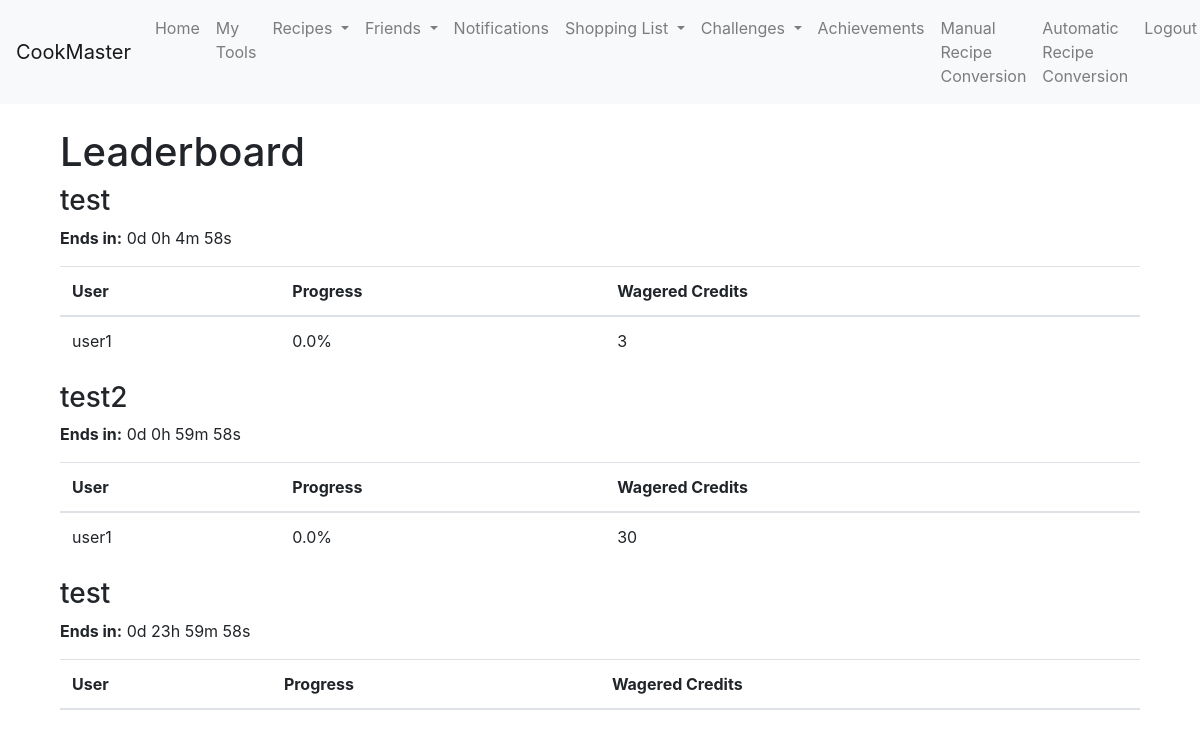
Page /leaderboard (signed in) on the committed database.
### app/models.py (models this page shows, shortened)
class Challenge(db.Model):
    __tablename__ = 'challenge'
    id = db.Column(db.Integer, primary_key=True)
    name = db.Column(db.String(100), nullable=False)
    icon = db.Column(db.String(100))  # Path to the icon
    creator_id = db.Column(db.Integer, db.ForeignKey('user.id'), nullable=False)
    credits_required = db.Column(db.Integer, nullable=False)
    duration = db.Column(db.Integer, nullable=False)  # Store duration in seconds
    participants = db.relationship('ChallengeParticipant', backref='challenge_participation', lazy=True, cascade="all, delete-orphan")

class ChallengeParticipant(db.Model):
    __tablename__ = 'challenge_participant'
    id = db.Column(db.Integer, primary_key=True)
    user_id = db.Column(db.Integer, db.ForeignKey('user.id'), nullable=False)
    challenge_id = db.Column(db.Integer, db.ForeignKey('challenge.id'), nullable=False)
    wagered_credits = db.Column(db.Integer, nullable=False)
    progress = db.Column(db.Float, default=0)  # Progress for tracking in leaderboard
    date_joined = db.Column(db.DateTime, default=db.func.current_timestamp())
    user = db.relationship('User', backref='participations', overlaps="participant,challenges_participated")
    challenge = db.relationship('Challenge', backref='challenge_participants', overlaps="participants")

class User(db.Model, UserMixin):
    id = db.Column(db.Integer, primary_key=True)
    username = db.Column(db.String(20), unique=True, nullable=False)
    email = db.Column(db.String(120), unique=True, nullable=False)
    password = db.Column(db.String(60), nullable=False)
    role = db.Column(db.String(10), nullable=False, default='user')
    completed_recipes = db.Column(db.Integer, default=0)
    recipes_created = db.Column(db.Integer, default=0)
    recipes_shared = db.Column(db.Integer, default=0)
    friends_connected = db.Column(db.Integer, default=0)
    shopping_lists_created = db.Column(db.Integer, default=0)
    conversion_tool_uses = db.Column(db.Integer, default=0)
    credits = db.Column(db.Integer, default=100)
    tools = db.relationship('Tool', backref='owner', lazy=True, cascade="all, delete-orphan")
    posts = db.relationship('Post', backref='author', lazy=True, cascade="all, delete-orphan")
    created_challenges = db.relationship('Challenge', backref='creator', lazy=True, overlaps="challenge_creator,created_challenges")
    participated_challenges = db.relationship('ChallengeParticipant', backref='user_participation', lazy=True, overlaps="participant,challenges_participated")

### app/user_routes.py (the view)
@user.route('/leaderboard')
@login_required
def leaderboard():
    challenges = Challenge.query.all()
    return render_template('leaderboard.html', challenges=challenges)

### app/__init__.py (called while the page is built)
@login_manager.user_loader
def load_user(user_id):
    from app.models import User  # Import the User model to access the user information
    return User.query.get(int(user_id))  # Query the database to get the user with the given user ID

### app/templates/leaderboard.html (shortened to what this page needs)
{% extends "base.html" %}
{% block content %}
  <div class="container">
    <h1 class="mt-4">Leaderboard</h1>
    <div class="row">
      {% for challenge in challenges %}
        <div class="col-md-12">
          <h3>{{ challenge.name }}</h3>
          <p class="card-text">
            <strong>Ends in:</strong>
            <span class="countdown-timer" data-duration="{{ challenge.duration }}"></span>
          </p>
          <div class="table-responsive">
            <table class="table">
              <thead>
                <tr>
                  <th>User</th>
                  <th>Progress</th>
                  <th>Wagered Credits</th>
                </tr>
              </thead>
              <tbody>
                {% for participant in challenge.participants %}
                  <tr>
                    <td>{{ participant.user.username }}</td>
                    <td>{{ participant.progress }}%</td>
                    <td>{{ participant.wagered_credits }}</td>
                  </tr>
                {% endfor %}
              </tbody>
            </table>
          </div>
        </div>
      {% endfor %}
    </div>
  </div>
{% endblock %}

### rows in the picture
Challenge: name "test"
ChallengeParticipant: user.username "user1", progress "0.0", wagered_credits "3"
Challenge: name "test2"
ChallengeParticipant: user.username "user1", progress "0.0", wagered_credits "30"
Challenge: name "test"
